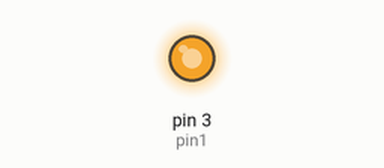
The sketch below on a simulated Arduino Uno, built with avr-gcc and run on an emulated ATmega328P. Parts: output pins drawn as LEDs (lit = HIGH).

Above: at 0.1 s.
Timing chart, 0 to 1.6 s (numbered marks = the images above):
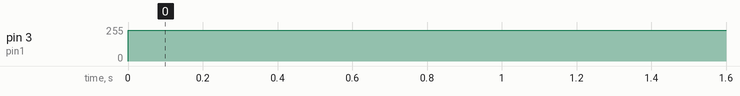

The sketch:

anologWrite.ino
```cpp
int pin1 = 3;
int brightness = 230;

void setup() {
  pinMode(pin1, OUTPUT);
}

void loop() {
 analogWrite(pin1, brightness);
}
```

Measured:
- by itself, pin 3 (pin1): 0/255 → 230/255 at 0.00 s
